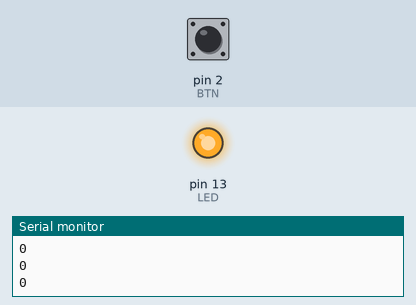
This sketch was run on a simulated Arduino Uno, built with avr-gcc and run on an emulated ATmega328P. On the bench: output pins drawn as LEDs (lit = HIGH), the last lines printed to the serial monitor. Inputs (shaded band) come from the test bench; at power-on: pin 2 (BTN) LOW.

Above: at 1.2 s.
1.3 s: pin 2 (BTN) pulled HIGH for 0.15 s
At 1.4 s:
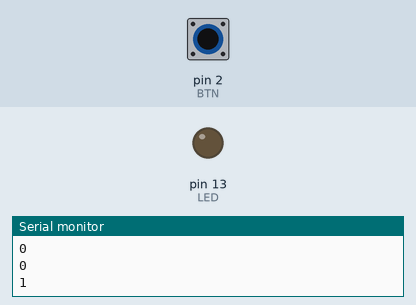
3.0 s: pin 2 (BTN) pulled HIGH for 3.2 s
At 7.6 s:
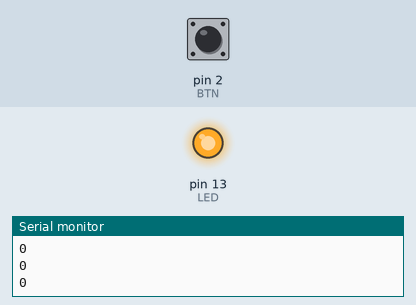
Timing chart, 0 to 9.1 s (numbered marks = the images above; inputs shaded):
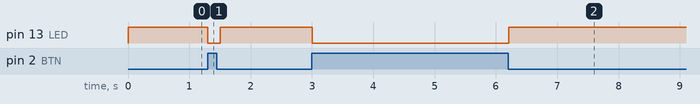

Measured:
- after the input at 1.3 s, pin 13 (LED): HIGH → LOW at once, → HIGH 0.20 s later
- after the input at 3.0 s, pin 13 (LED): HIGH → LOW at once, → HIGH 3.2 s later

The sketch:

blink_led_button.ino
```cpp
#define BTN 2
#define LED 13

int btnState;

void setup() {
  pinMode(BTN, INPUT);
  pinMode(LED, OUTPUT);

  Serial.begin(9600);
}

void loop() {

  Serial.println(btnState = digitalRead(BTN));

  if(btnState == HIGH)
    digitalWrite(LED, LOW);
  else
    digitalWrite(LED, HIGH);

  delay(100);
}
```
